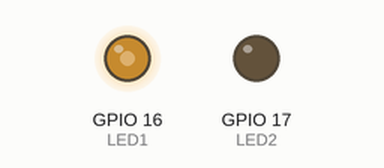
This program was run on a simulated ESP32 board running MicroPython. Parts: output pins drawn as LEDs (lit = HIGH).

Above: at 5.05 s.
Timing chart, 0 to 8.0 s (numbered marks = the images above):
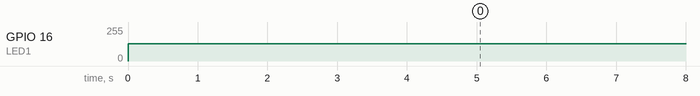

The program:

3.py
```python
from machine import Pin, PWM
import time, sys

LED1 = PWM(Pin(16), freq=20, duty=512)  # freq je int
LED2 = Pin(17, Pin.OUT, value=0)
time.sleep(5)
LED1.deinit()           # off PWM na pine 16
LED1 = Pin(16, Pin.OUT, value=0)
while(1):
    LED1.on()
    LED2.off()
    time.sleep_ms(5)
    LED1.off()
    LED2.on()
    time.sleep_ms(1)
```
